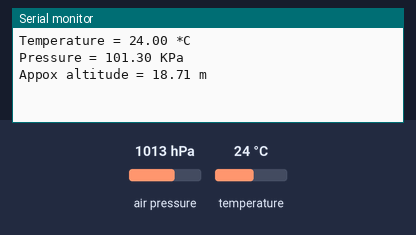
Bench run of a sketch on a simulated Arduino Uno, built with avr-gcc and run on an emulated ATmega328P. Parts: the last lines printed to the serial monitor. The inputs (shaded band) are chosen by the test bench; at power-on: air pressure 1013 hPa, temperature 24 °C. No radio packets arrive unless stated.

Above: at 1.2 s.
1.3 s: air pressure set to 952 hPa
At 3.2 s:
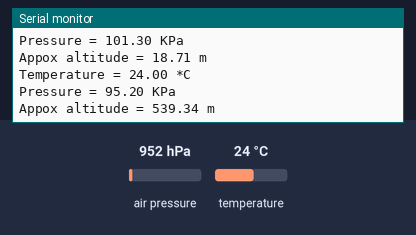
3.5 s: temperature set to 12 °C
At 5.1 s:
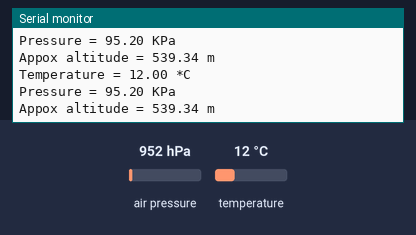
5.7 s: air pressure set to 975 hPa
At 7.0 s:
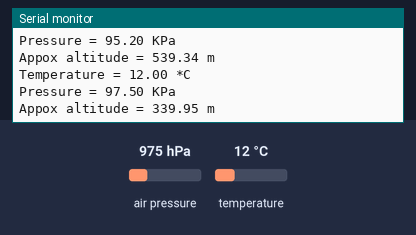
Timing chart, 0 to 8.7 s (numbered marks = the images above; inputs shaded):
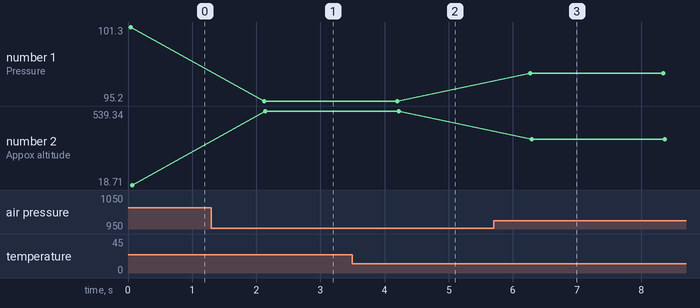

Measured:
- after the input at 1.3 s, the serial monitor: prints a new line after 0.82 s (image 1)
- after the input at 3.5 s, the serial monitor: prints a new line after 0.67 s (image 2)
- after the input at 5.7 s, the serial monitor: prints a new line after 0.57 s (image 3)
- plotted number 1: 101.3 → 95.2 after the input at 1.3 s, 95.2 → 97.5 after the input at 5.7 s
- plotted number 2: 18.71 → 539.34 after the input at 1.3 s, 539.34 → 339.95 after the input at 5.7 s

The sketch:

BMP280___LoRa_test.ino
```cpp
#include <Wire.h>
#include <Adafruit_BMP280.h>
#include <SPI.h>
#include <LoRa.h>


Adafruit_BMP280 bmp;


void setup() {
  Serial.begin(9600);
  bmp.begin();
  LoRa.begin(433E6);
}

void loop() {
    Serial.print(F("Temperature = "));
    Serial.print(bmp.readTemperature());
    Serial.println(" *C");

    Serial.print(F("Pressure = "));
    Serial.print(bmp.readPressure()/1000);
    Serial.println(" KPa");

    Serial.print(F("Appox altitude = "));
    Serial.print(bmp.readAltitude(1015.25));
    Serial.println(" m");
    Serial.println();

    LoRa.beginPacket();
    LoRa.print(bmp.readTemperature());
    LoRa.print(",");
    LoRa.print(bmp.readPressure()/1000);
    LoRa.print(",");
    LoRa.println(bmp.readAltitude(1015.25));

    LoRa.endPacket();

    delay(2000);
}
```
